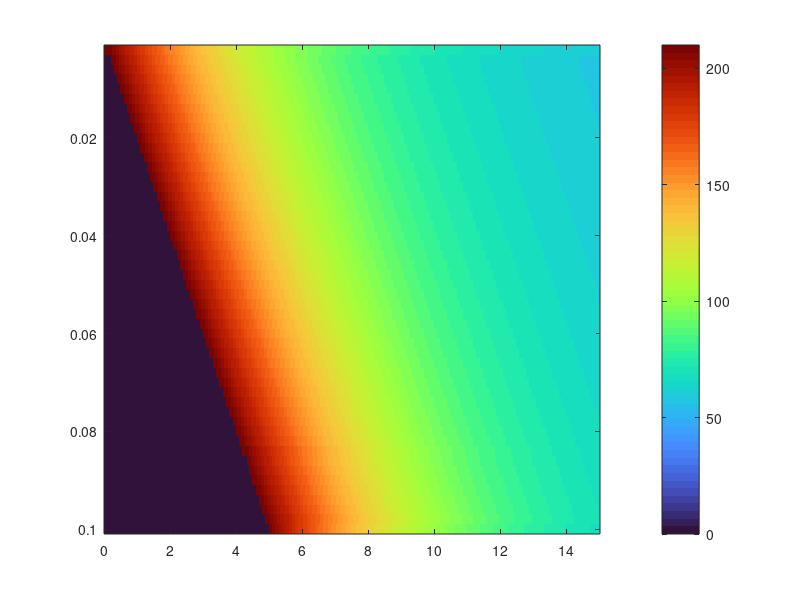

The MATLAB source for this figure: (Note: this script raises an error after producing the figure.)
clear; clc; close all;

% Defining Assumed Constants
N = 50; 
L = 0.1; 
Vf = 0.02;
Tn = 210; 
Tb = 60; 
Te = 25;
alpha = 5.8e-8; 
lambdac = 0.05; 
mu = 0.17;

dx = L/N;

tc = dx / Vf;                 
tp = L / Vf;                 
dt = 0.05;   
tv = 0:dt:(tp + 10); % time interval runs till 10 s after total print time

T = zeros(N, 1);
Th = zeros(N, length(tv));

for k = 1:length(tv)
    t = tv(k);
    nc = min(N, max(1, floor(t / tc)));  %Determining deposited cells
    
    if T(nc) == 0 % Enforcing Dirichlet BC
        T(nc) = Tn; 
    end

    dT = zeros(N, 1);
    for i = 1:nc
        % Extrusion Phase Dynamics
        if t <= tp
            ip = max(1, i - 1);
            in = min(nc, i + 1);
        else % Cooling Phsae Dynamics
            ip = mod(i - 2, N) + 1;
            in = mod(i, N) + 1;
        end

        %ODE formula
        d2T = (T(in) - 2*T(i) + T(ip)) / (dx^2);
        dT(i) = alpha * d2T - lambdac * (T(i) - Te) - mu * (T(i) - Tb);
    end
    
    if t <= tp % Enforcing Neumann BC
        dT(nc) = 0; 
    end
    
    T(1:nc) = T(1:nc) + dt * dT(1:nc);
    Th(:, k) = T;
end

figure;
imagesc(tv, (1:N)*dx, Th);
colorbar;
colormap(turbo);
xline(tp, 'w-', 'LineWidth', 2, 'label','Post Extrusion Phase Begins (Filament layer is Deposited)','FontSize',10,'Color','k');
xlabel('Time [s]'); 
ylabel('Filament Position x [m]');
% title('Filament Temperature Profile T(x,t)');
